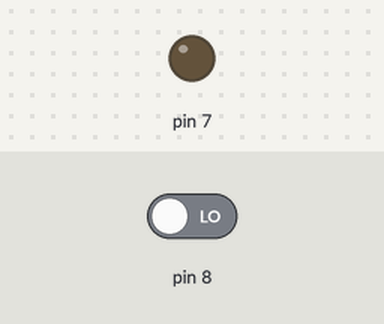
Bench run of a sketch on a simulated Arduino Uno, built with avr-gcc and run on an emulated ATmega328P. Shown: output pins drawn as LEDs (lit = HIGH). The inputs (shaded band) are chosen by the test bench; at power-on: pin 8 LOW.

Above: at 2.8 s.
2.9 s: pin 8 driven HIGH
At 3.9 s:
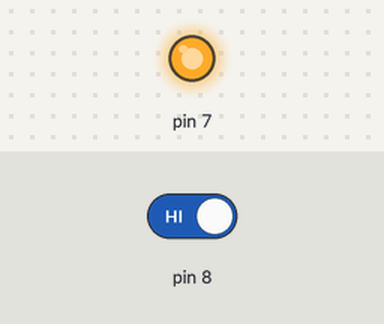
4.5 s: pin 8 driven LOW
At 5.4 s:
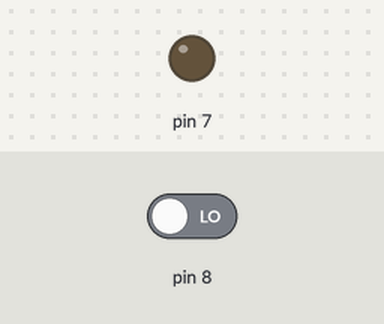
Timing chart, 0 to 7.5 s (numbered marks = the images above; inputs shaded):
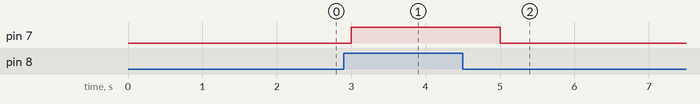

Measured:
- after the input at 2.9 s, pin 7: LOW → HIGH after 0.10 s
- after the input at 4.5 s, pin 7: HIGH → LOW after 0.50 s

The sketch:

Basic_IR.ino
```cpp
void setup() {
  // put your setup code here, to run once:
  pinMode(8,INPUT);
  pinMode(7,OUTPUT);
  Serial.begin(9600);
}

void loop() {
  // put your main code here, to run repeatedly:
  int in_value = digitalRead(8);
  if(in_value == 1){
    digitalWrite(7,HIGH);
    delay(1000);
  }
  else{
    digitalWrite(7,LOW);
    delay(1000);
  }
}
```
